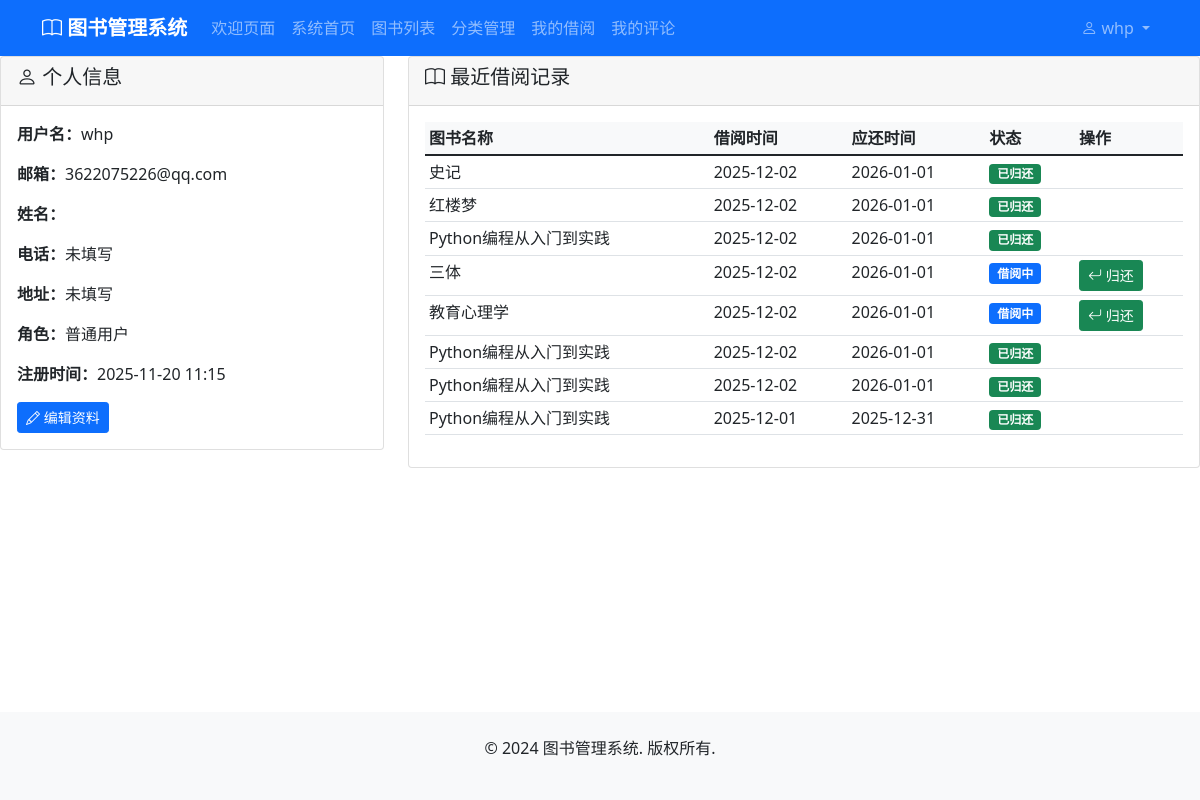
The app's page /accounts/profile/ (signed in), older data.
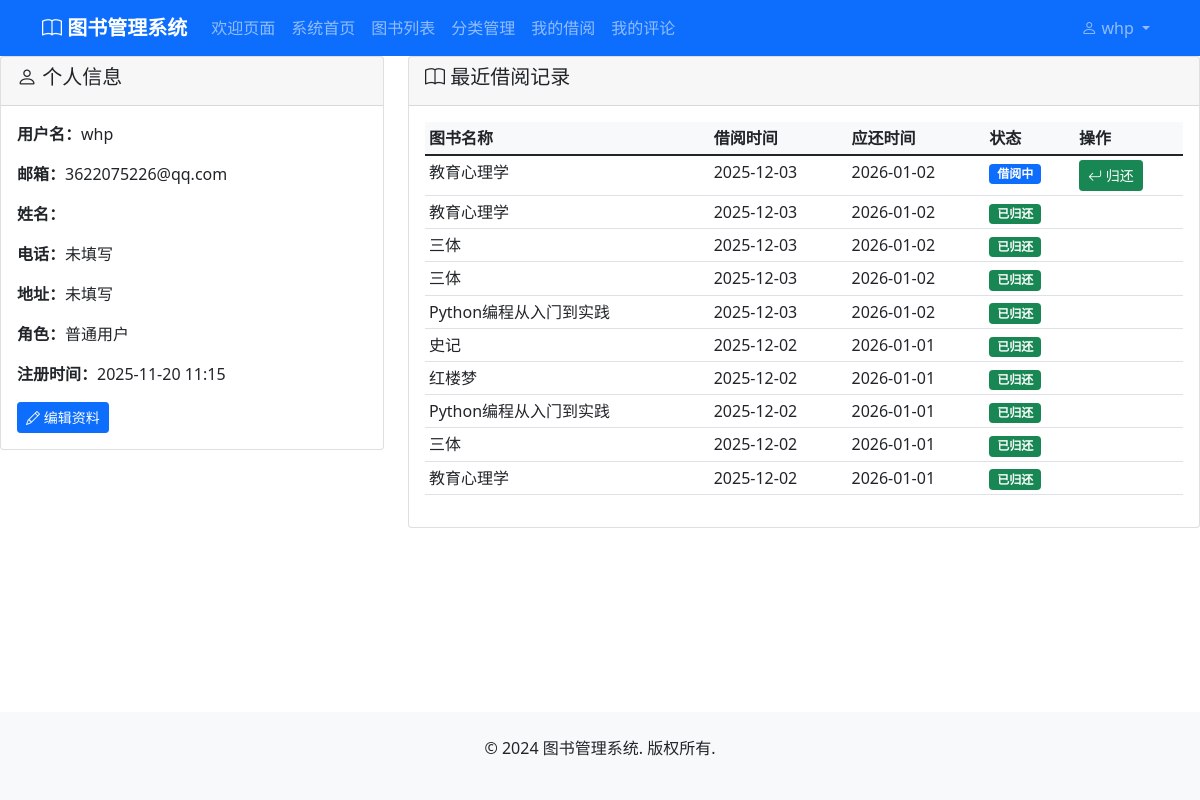
The same page, newer data.
### borrowing/models.py (models this page shows, shortened)
class BorrowRecord(models.Model):
    STATUS_CHOICES = [
        ('borrowed', '借阅中'),
        ('returned', '已归还'),
        ('overdue', '逾期'),
    ]
    user = models.ForeignKey(User, on_delete=models.CASCADE, verbose_name='借阅用户')
    book = models.ForeignKey(Book, on_delete=models.CASCADE, verbose_name='借阅图书')
    borrow_date = models.DateTimeField(auto_now_add=True, verbose_name='借阅时间')
    due_date = models.DateTimeField(verbose_name='应还时间')
    return_date = models.DateTimeField(null=True, blank=True, verbose_name='归还时间')
    status = models.CharField(max_length=20, choices=STATUS_CHOICES, default='borrowed', verbose_name='状态')
    notes = models.TextField(blank=True, null=True, verbose_name='备注')
    created_at = models.DateTimeField(auto_now_add=True, verbose_name='创建时间')
    updated_at = models.DateTimeField(auto_now=True, verbose_name='更新时间')
    class Meta:
        verbose_name = '借阅记录'
        verbose_name_plural = '借阅记录'
        ordering = ['-borrow_date']
    @property
    def is_overdue(self):
        from django.utils import timezone
        return self.status == 'borrowed' and timezone.now() > self.due_date

### books/models.py (models this page shows, shortened)
class Book(models.Model):
    STATUS_CHOICES = [
        ('available', '可借阅'),
        ('borrowed', '已借出'),
        ('maintenance', '维护中'),
        ('lost', '丢失'),
    ]
    title = models.CharField(max_length=200, verbose_name='书名')
    author = models.CharField(max_length=100, verbose_name='作者')
    isbn = models.CharField(max_length=20, unique=True, verbose_name='ISBN')
    publisher = models.CharField(max_length=100, blank=True, null=True, verbose_name='出版社')
    publication_date = models.DateField(blank=True, null=True, verbose_name='出版日期')
    category = models.ForeignKey(Category, on_delete=models.PROTECT, null=True, blank=True, verbose_name='分类')
    description = models.TextField(blank=True, null=True, verbose_name='描述')
    cover_image = models.ImageField(upload_to='book_covers/', blank=True, null=True, verbose_name='封面图片')
    total_copies = models.PositiveIntegerField(default=1, verbose_name='总册数')
    available_copies = models.PositiveIntegerField(default=1, verbose_name='可借册数')
    location = models.CharField(max_length=50, blank=True, null=True, verbose_name='书架位置')
    status = models.CharField(max_length=20, choices=STATUS_CHOICES, default='available', verbose_name='状态')
    created_at = models.DateTimeField(auto_now_add=True, verbose_name='创建时间')
    updated_at = models.DateTimeField(auto_now=True, verbose_name='更新时间')
    class Meta:
        verbose_name = '图书'
        verbose_name_plural = '图书'

### accounts/views.py (the view)
# urls.py: path('profile/', views.profile, name='profile'),
@login_required
def profile(request):
    borrow_records = BorrowRecord.objects.filter(user=request.user).order_by('-borrow_date')[:10]
    return render(request, 'accounts/profile.html', {
        'borrow_records': borrow_records
    })

### accounts/models.py (called while the page is built)
    @property
    def is_admin(self):
        return self.role == 'admin'

### templates/accounts/profile.html (shortened to what this page needs)
{% extends 'base.html' %}
{% block content %}
<div class="row">
    <div class="col-md-4">
        <div class="card">
            <div class="card-header">
                <h5><i class="bi bi-person"></i> 个人信息</h5>
            </div>
            <div class="card-body">
                <p><strong>用户名：</strong>{{ user.username }}</p>
                <p><strong>邮箱：</strong>{{ user.email }}</p>
                <p><strong>姓名：</strong>{{ user.first_name }}{{ user.last_name }}</p>
                <p><strong>电话：</strong>{{ user.phone|default:"未填写" }}</p>
                <p><strong>地址：</strong>{{ user.address|default:"未填写" }}</p>
                <p><strong>角色：</strong>{{ user.get_role_display }}</p>
                <p><strong>注册时间：</strong>{{ user.date_joined|date:"Y-m-d H:i" }}</p>
                <a href="{% url 'accounts:edit_profile' %}" class="btn btn-primary btn-sm">
                    <i class="bi bi-pencil"></i> 编辑资料
                </a>
            </div>
        </div>
    </div>
    <div class="col-md-8">
        <div class="card">
            <div class="card-header">
                <h5><i class="bi bi-book"></i> 最近借阅记录</h5>
            </div>
            <div class="card-body">
                {% if borrow_records %}
                    <div class="table-responsive">
                        <table class="table table-sm">
                            <thead>
                                <tr>
                                    <th>图书名称</th>
                                    <th>借阅时间</th>
                                    <th>应还时间</th>
                                    <th>状态</th>
                                    <th>操作</th>
                                </tr>
                            </thead>
                            <tbody>
                                {% for record in borrow_records %}
                                    <tr>
                                        <td>{{ record.book.title }}</td>
                                        <td>{{ record.borrow_date|date:"Y-m-d" }}</td>
                                        <td>{{ record.due_date|date:"Y-m-d" }}</td>
                                        <td>
                                            <span class="badge
                                                {% if record.status == 'returned' %}bg-success
                                                {% elif record.is_overdue %}bg-danger
                                                {% else %}bg-primary{% endif %}">
                                                {{ record.get_status_display }}
                                            </span>
                                        </td>
                                        <td>
                                            {% if record.status == 'borrowed' %}
                                                <a href="{% url 'borrowing:return_book' record.id %}"
                                                   class="btn btn-success btn-sm">
                                                    <i class="bi bi-arrow-return-left"></i> 归还
                                                </a>
                                            {% endif %}
                                        </td>
                                    </tr>
                                {% endfor %}
                            </tbody>
                        </table>
                    </div>
                {% else %}
                    <p class="text-muted">暂无借阅记录</p>
                {% endif %}
            </div>
        </div>
    </div>
</div>
{% endblock %}

Row changes from the older to the newer data that the page shows:
no longer on this page (row unchanged): BorrowRecord: book "Python编程从入门到实践", borrow_date "2025-12-02", due_date "2026-01-01", status "已归还"
no longer on this page (row unchanged): BorrowRecord: book "Python编程从入门到实践", borrow_date "2025-12-02", due_date "2026-01-01", status "已归还"
no longer on this page (row unchanged): BorrowRecord: book "Python编程从入门到实践", borrow_date "2025-12-01", due_date "2025-12-31", status "已归还"
added BorrowRecord: book "教育心理学", borrow_date "2025-12-03", due_date "2026-01-02", status "借阅中", shows "归还"
added BorrowRecord: book "教育心理学", borrow_date "2025-12-03", due_date "2026-01-02", status "已归还"
added BorrowRecord: book "三体", borrow_date "2025-12-03", due_date "2026-01-02", status "已归还"
added BorrowRecord: book "三体", borrow_date "2025-12-03", due_date "2026-01-02", status "已归还"
added BorrowRecord: book "Python编程从入门到实践", borrow_date "2025-12-03", due_date "2026-01-02", status "已归还"
changed BorrowRecord (number 9 of 10 on the later page): status "借阅中" → "已归还"; no longer shows "归还"
changed BorrowRecord (number 10 of 10 on the later page): status "借阅中" → "已归还"; no longer shows "归还"
